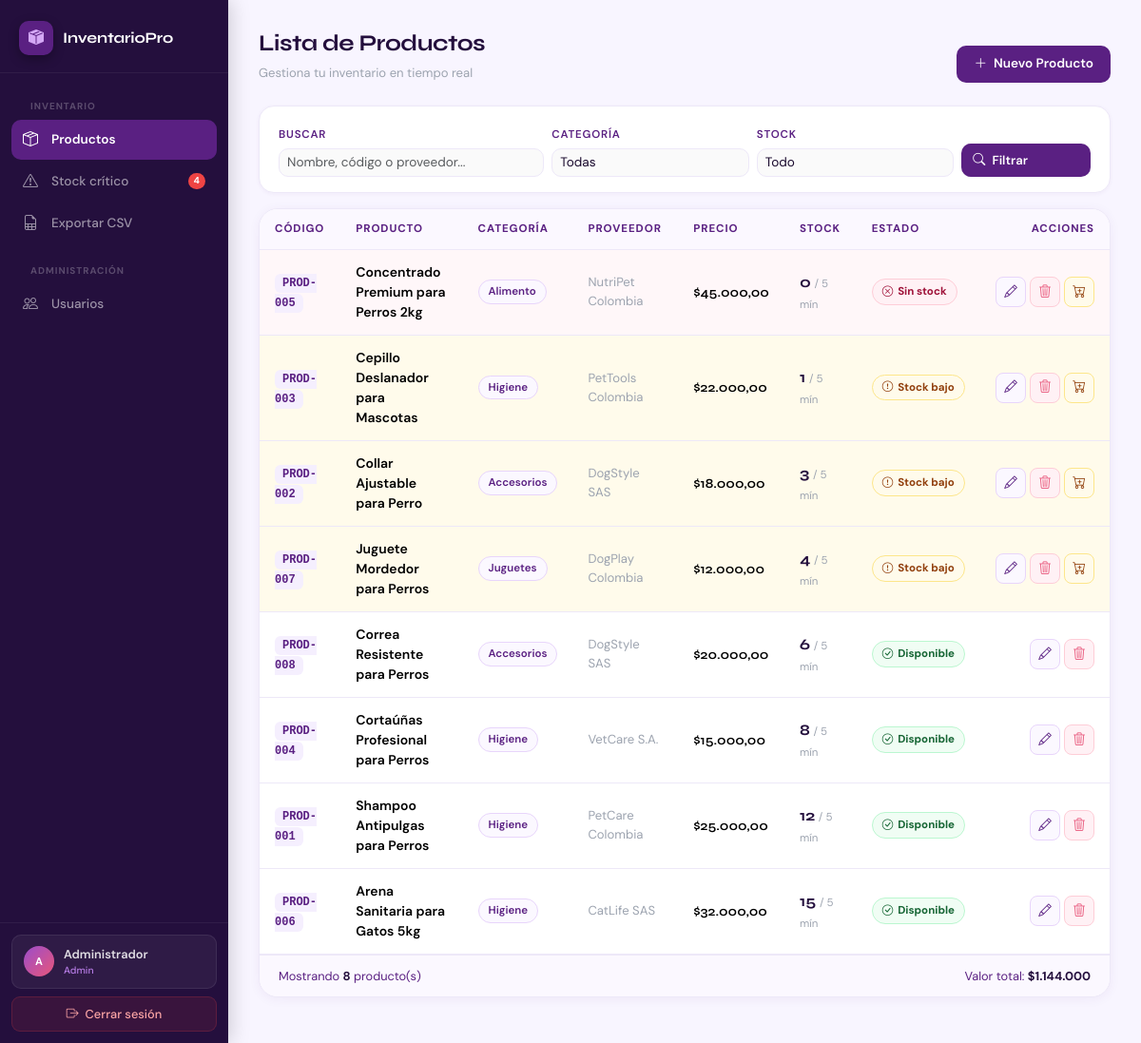
Screenshot of /controller/IndexController.php (signed in) with the database file from the repository.
### tables this page shows
CREATE TABLE IF NOT EXISTS productos (
    id           INT AUTO_INCREMENT PRIMARY KEY,
    codigo       VARCHAR(20)    NOT NULL UNIQUE,
    nombre       VARCHAR(100)   NOT NULL,
    categoria    VARCHAR(50)    NOT NULL,
    precio       DECIMAL(10,2)  NOT NULL CHECK (precio >= 0),
    stock        INT            NOT NULL DEFAULT 0 CHECK (stock >= 0),
    stock_minimo INT            NOT NULL DEFAULT 5,
    proveedor    VARCHAR(100),
    fecha_reg    TIMESTAMP      DEFAULT CURRENT_TIMESTAMP,
    actualizado  TIMESTAMP      DEFAULT CURRENT_TIMESTAMP ON UPDATE CURRENT_TIMESTAMP
);

### controller/IndexController.php (called while the page is built, shortened)
<?php
require_once __DIR__ . '/../model/ProductoModel.php';
require_once __DIR__ . '/../auth.php';
$usuario_sesion = usuario_actual();
$busqueda     = trim($_GET['buscar']    ?? '');
$categoria    = $_GET['categoria']     ?? '';
$filtro_stock = $_GET['stock']         ?? '';
$productos      = listarProductos($busqueda, $categoria, $filtro_stock);
$total_alertas  = contarAlertas();
$stats          = obtenerStats();
require_once __DIR__ . '/../view/IndexView.php';
?>

### model/ProductoModel.php (called while the page is built, shortened)
<?php
function listarProductos(string $busqueda = '', string $categoria = '', string $filtro_stock = ''): array {
    $pdo    = conectar();
    $sql    = "SELECT * FROM productos WHERE 1=1";
    $params = [];
    $sql .= " ORDER BY stock ASC, nombre ASC";
    $stmt = $pdo->prepare($sql);
    $stmt->execute($params);
    return $stmt->fetchAll();
}
function contarAlertas(): int {
    $pdo = conectar();
    return (int) $pdo->query("SELECT COUNT(*) FROM productos WHERE stock <= stock_minimo")->fetchColumn();
}
function obtenerStats(): array {
    $pdo = conectar();
    return $pdo->query("
        SELECT
            COUNT(*) as total,
            SUM(stock * precio) as valor_total,
            SUM(CASE WHEN stock = 0 THEN 1 ELSE 0 END) as sin_stock,
            SUM(CASE WHEN stock > 0 AND stock <= stock_minimo THEN 1 ELSE 0 END) as stock_bajo
        FROM productos
    ")->fetch();
}
?>

### auth.php (called while the page is built, shortened)
<?php
function tiene_rol(string $rol_minimo): bool {
    $jerarquia   = ['editor' => 1, 'admin' => 2];
    $rol_usuario = $_SESSION['usuario_rol'] ?? 'editor';
    return ($jerarquia[$rol_usuario] ?? 0) >= ($jerarquia[$rol_minimo] ?? 99);
}
function usuario_actual(): array {
    return [
        'id'     => $_SESSION['usuario_id']     ?? null,
        'nombre' => $_SESSION['usuario_nombre'] ?? 'Invitado',
        'rol'    => $_SESSION['usuario_rol']    ?? 'editor',
        'email'  => $_SESSION['usuario_email']  ?? '',
    ];
}

### view/IndexView.php (the view, shortened to what this page needs)
<!DOCTYPE html>
<html lang="es">
<head>
    <link href="https://cdn.jsdelivr.net/npm/bootstrap@5.3.3/dist/css/bootstrap.min.css" rel="stylesheet">
    <link href="https://cdn.jsdelivr.net/npm/bootstrap-icons@1.11.3/font/bootstrap-icons.min.css" rel="stylesheet">
</head>
<body>
<aside class="sidebar">
    <a href="#" class="sidebar-brand">
        <div class="sidebar-brand-icon"><i class="bi bi-box-seam-fill"></i></div>
        <span class="sidebar-brand-name">InventarioPro</span>
    </a>
    <nav class="sidebar-nav">
        <div class="sidebar-section">Inventario</div>
        <a href="../controller/IndexController.php" class="nav-item active">
            <i class="bi bi-box-seam"></i> Productos
        </a>
        <a href="../controller/IndexController.php?stock=critico" class="nav-item">
            <i class="bi bi-exclamation-triangle"></i> Stock crítico
            <?php if ($total_alertas > 0): ?>
                <span class="nav-badge"><?= $total_alertas ?></span>
            <?php endif; ?>
        </a>
        <a href="../controller/ExportarController.php" class="nav-item">
            <i class="bi bi-file-earmark-spreadsheet"></i> Exportar CSV
        </a>
        <?php if (tiene_rol('admin')): ?>
            <div class="sidebar-section">Administración</div>
            <a href="../controller/UsuariosController.php" class="nav-item">
                <i class="bi bi-people"></i> Usuarios
            </a>
        <?php endif; ?>
    </nav>
    <div class="sidebar-footer">
        <div class="user-block">
            <div class="user-avatar"><?= strtoupper(mb_substr($usuario_sesion['nombre'],0,1)) ?></div>
            <div class="user-info">
                <div class="user-name"><?= htmlspecialchars($usuario_sesion['nombre']) ?></div>
                <div class="user-role"><?= ucfirst($usuario_sesion['rol']) ?></div>
            </div>
        </div>
        <a href="../controller/LogoutController.php" class="btn-logout">
            <i class="bi bi-box-arrow-right"></i> Cerrar sesión
        </a>
    </div>
</aside>
<div class="main-wrapper">
<div class="main-content">
    <div class="page-header">
        <div>
            <div class="page-title">Lista de Productos</div>
            <div class="page-sub">Gestiona tu inventario en tiempo real</div>
        </div>
        <?php if (tiene_rol('editor')): ?>
            <button class="btn-primary-plum" data-bs-toggle="modal" data-bs-target="#modalAgregar">
                <i class="bi bi-plus-lg"></i> Nuevo Producto
            </button>
        <?php endif; ?>
    </div>
    <div class="filter-card">
        <form method="GET" class="row g-2 align-items-end">
            <div class="col-md-4">
                <label class="form-label">Buscar</label>
                <input type="text" name="buscar" class="form-control form-control-sm" placeholder="Nombre, código o proveedor..." value="<?= htmlspecialchars($busqueda) ?>">
            </div>
            <div class="col-md-3">
                <label class="form-label">Categoría</label>
                <select name="categoria" class="form-select form-select-sm">
                    <option value="">Todas</option>
                </select>
            </div>
            <div class="col-md-3">
                <label class="form-label">Stock</label>
                <select name="stock" class="form-select form-select-sm">
                    <option value="">Todo</option>
                </select>
            </div>
            <div class="col-md-2 d-flex gap-1">
                <button type="submit" class="btn-primary-plum w-100" style="padding:8px 12px;font-size:.82rem;"><i class="bi bi-search"></i> Filtrar</button>
            </div>
        </form>
    </div>
    <div class="table-card">
        <div class="table-responsive">
            <table class="table table-hover mb-0">
                <thead>
                    <tr>
                        <th>Código</th><th>Producto</th><th>Categoría</th><th>Proveedor</th><th>Precio</th><th>Stock</th><th>Estado</th><th style="text-align:right">Acciones</th>
                    </tr>
                </thead>
                <tbody>
                    <?php if (empty($productos)): ?>
                        <tr><td colspan="8"><div class="empty-state"><i class="bi bi-search"></i><p>No se encontraron productos con esos filtros.</p></div></td></tr>
                    <?php else: ?>
                        <?php foreach ($productos as $p):
                            $sin_stock  = $p['stock'] == 0;
                            $stock_bajo = $p['stock'] > 0 && $p['stock'] <= $p['stock_minimo'];
                            $row_class  = $sin_stock ? 'row-sin-stock' : ($stock_bajo ? 'row-stock-bajo' : '');
                        ?>
                        <tr class="<?= $row_class ?>">
                            <td><span class="product-code"><?= htmlspecialchars($p['codigo']) ?></span></td>
                            <td><span style="font-weight:600"><?= htmlspecialchars($p['nombre']) ?></span></td>
                            <td><span class="cat-pill"><?= htmlspecialchars($p['categoria']) ?></span></td>
                            <td style="color:#9ca3af;font-size:.82rem"><?= htmlspecialchars($p['proveedor'] ?? '—') ?></td>
                            <td style="font-weight:600;font-family:'Syne',sans-serif">$<?= number_format($p['precio'], 2, ',', '.') ?></td>
                            <td><span class="stock-num"><?= $p['stock'] ?></span> <span class="stock-min">/ <?= $p['stock_minimo'] ?> mín</span></td>
                            <td>
                                <?php if ($sin_stock): ?>
                                    <span class="badge-status badge-out"><i class="bi bi-x-circle"></i>Sin stock</span>
                                <?php elseif ($stock_bajo): ?>
                                    <span class="badge-status badge-low"><i class="bi bi-exclamation-circle"></i>Stock bajo</span>
                                <?php else: ?>
                                    <span class="badge-status badge-ok"><i class="bi bi-check-circle"></i>Disponible</span>
                                <?php endif; ?>
                            </td>
                            <td>
                                <div class="action-wrap justify-content-end">
                                    <button class="btn-icon btn-edit" title="Editar" data-bs-toggle="modal" data-bs-target="#modalEditar" data-id="<?= $p['id'] ?>" data-codigo="<?= htmlspecialchars($p['codigo']) ?>" data-nombre="<?= htmlspecialchars($p['nombre']) ?>" data-categoria="<?= htmlspecialchars($p['categoria']) ?>" data-precio="<?= $p['precio'] ?>" data-stock="<?= $p['stock'] ?>" data-minimo="<?= $p['stock_minimo'] ?>" data-proveedor="<?= htmlspecialchars($p['proveedor']) ?>"><i class="bi bi-pencil"></i></button>
                                    <a href="../controller/EliminarController.php?id=<?= $p['id'] ?>" class="btn-icon btn-delete" title="Eliminar" onclick="return confirm('¿Eliminar el producto «<?= htmlspecialchars($p['nombre']) ?>»?')"><i class="bi bi-trash3"></i></a>
                                    <?php if ($sin_stock || $stock_bajo): ?>
                                        <button class="btn-icon btn-order" title="Generar orden de compra" data-bs-toggle="modal" data-bs-target="#modalOrden" data-producto="<?= htmlspecialchars($p['nombre']) ?>" data-codigo="<?= htmlspecialchars($p['codigo']) ?>" data-proveedor="<?= htmlspecialchars($p['proveedor']) ?>" data-stock="<?= $p['stock'] ?>" data-minimo="<?= $p['stock_minimo'] ?>"><i class="bi bi-cart-plus"></i></button>
                                    <?php endif; ?>
                                </div>
                            </td>
                        </tr>
                        <?php endforeach; ?>
                    <?php endif; ?>
                </tbody>
            </table>
        </div>
        <div class="table-footer">
            <span>Mostrando <strong><?= count($productos) ?></strong> producto(s)</span>
            <span>Valor total: <strong>$<?= number_format($stats['valor_total'] ?? 0, 0, ',', '.') ?></strong></span>
        </div>
    </div>
</div>
</div>
</body>
</html>

### rows the page displays
productos: codigo "PROD-005", nombre "Concentrado Premium para Perros 2kg", categoria "Alimento", proveedor "NutriPet Colombia", precio "45.000,00", stock "0", stock_minimo "5", shows "Sin stock"
productos: codigo "PROD-003", nombre "Cepillo Deslanador para Mascotas", categoria "Higiene", proveedor "PetTools Colombia", precio "22.000,00", stock "1", stock_minimo "5", shows "Stock bajo"
productos: codigo "PROD-002", nombre "Collar Ajustable para Perro", categoria "Accesorios", proveedor "DogStyle SAS", precio "18.000,00", stock "3", stock_minimo "5", shows "Stock bajo"
productos: codigo "PROD-007", nombre "Juguete Mordedor para Perros", categoria "Juguetes", proveedor "DogPlay Colombia", precio "12.000,00", stock "4", stock_minimo "5", shows "Stock bajo"
productos: codigo "PROD-008", nombre "Correa Resistente para Perros", categoria "Accesorios", proveedor "DogStyle SAS", precio "20.000,00", stock "6", stock_minimo "5", shows "Disponible"
productos: codigo "PROD-004", nombre "Cortaúñas Profesional para Perros", categoria "Higiene", proveedor "VetCare S.A.", precio "15.000,00", stock "8", stock_minimo "5", shows "Disponible"
productos: codigo "PROD-001", nombre "Shampoo Antipulgas para Perros", categoria "Higiene", proveedor "PetCare Colombia", precio "25.000,00", stock "12", stock_minimo "5", shows "Disponible"
productos: codigo "PROD-006", nombre "Arena Sanitaria para Gatos 5kg", categoria "Higiene", proveedor "CatLife SAS", precio "32.000,00", stock "15", stock_minimo "5", shows "Disponible"

### other values shown
$total_alertas "4"
mb_substr($usuario_sesion['nombre'],0,1) "A"
$usuario_sesion['nombre'] "Administrador"
$usuario_sesion['rol'] "Admin"
count($productos) "8"
$stats['valor_total'] "1.144.000"
